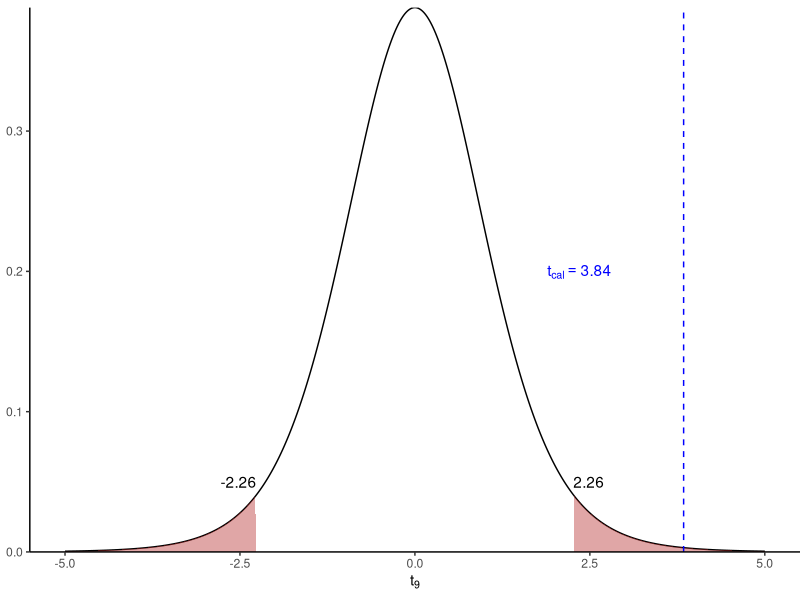
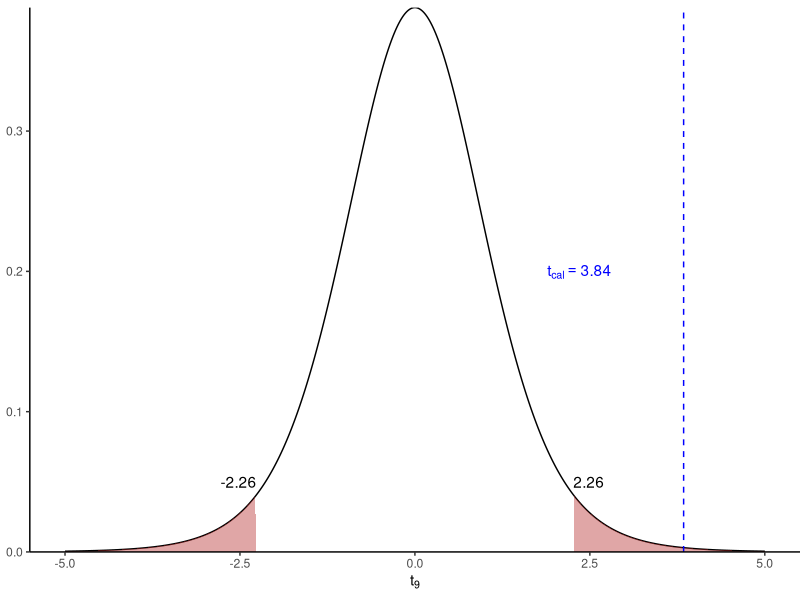

The R script that drew these images, in order:
library(ggplot2)
df_val <- 9
t_crit <- qt(0.975, df_val)     # 2.262
t_cal  <- 3.84

x  <- seq(-5, 5, length.out = 600)
dd <- data.frame(x = x, y = dt(x, df_val))

ggplot(dd, aes(x, y)) +
      geom_line() +
      geom_area(data = subset(dd, x <= -t_crit),
                              aes(x, y), fill = "firebrick", alpha = 0.4) +
      geom_area(data = subset(dd, x >=  t_crit),
                              aes(x, y), fill = "firebrick", alpha = 0.4) +
      geom_vline(xintercept = t_cal, linetype = "dashed",
                                colour = "blue") +
      annotate("text", x = t_cal - 1.95, y = 0.2,
                            label = expression(t[cal] == 3.84),
                            hjust = 0, colour = "blue") +
      annotate("text", x = -t_crit, y = 0.05,
                            label = "-2.26", hjust = 1) +
      annotate("text", x =  t_crit, y = 0.05,
                            label =  "2.26", hjust = 0) +
      labs(x = expression(t[9]), y = "") +
      theme_classic() +
    theme(
        panel.background = element_rect(fill = "transparent", colour = NA), # Transparent panel bg
        plot.background = element_rect(fill = "transparent", colour = NA),   # Transparent plot bg
        plot.margin = margin(t = 5.5, r = 0, b = 5.5, l = -10, unit = "pt")
    ) +
    scale_y_continuous(expand = c(0, 0))

ggsave("single-mean-t-test.pdf", width = 4, height = 3)
